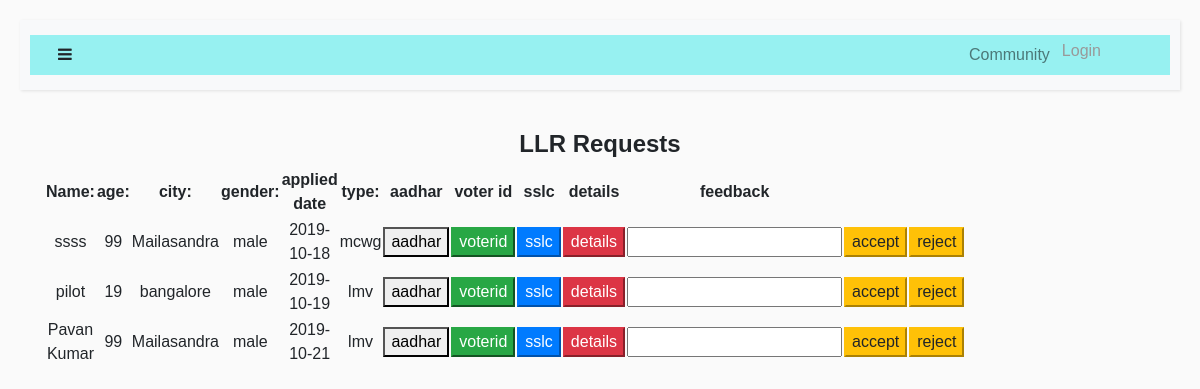
Before: /adminllr with the older database file.
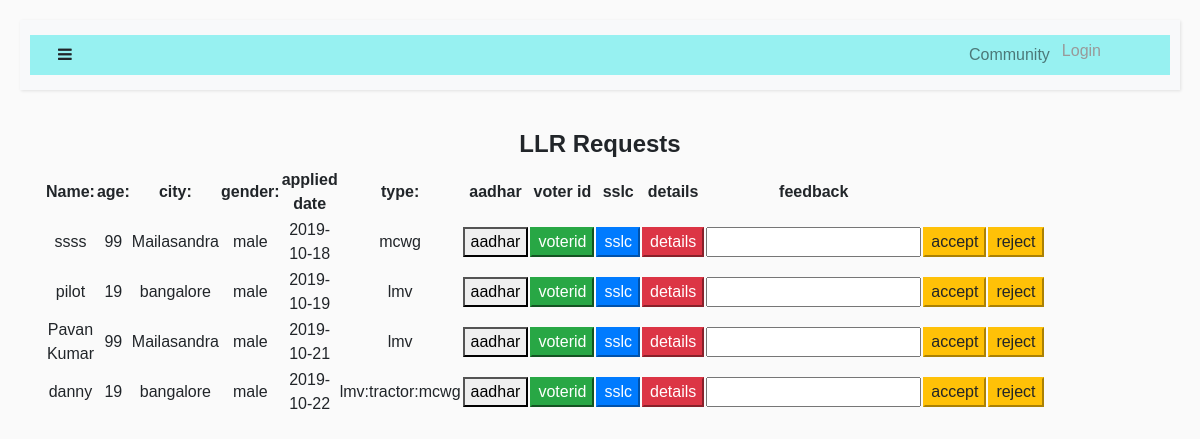
After: the same page with the newer database file.
### tables this page shows
CREATE TABLE "llr" (
	`id`	INTEGER NOT NULL PRIMARY KEY AUTOINCREMENT,
	`firstname`	TEXT,
	`lastname`	TEXT,
	`fathername`	TEXT,
	`email`	TEXT,
	`address`	TEXT,
	`pincode`	INTEGER,
	`city`	TEXT,
	`district`	TEXT,
	`state`	TEXT,
	`country`	TEXT,
	`dob`	TEXT,
	`age`	INTEGER,
	`gender`	TEXT,
	`phone`	INTEGER,
	`bloodgroup`	TEXT,
	`currentdate`	TEXT,
	`expirydate`	TEXT,
	`status`	TEXT,
	`type`	TEXT,
	`rto`	TEXT,
	`feedback`	TEXT
);

### login.py (the view)
@app.route('/adminllr',methods=['GET','POST'])
def adminllr():
    with sqlite3.connect('r.db') as con:
            cur=con.cursor()
            if(cur.execute("SELECT firstname,email,age,city,gender,currentdate,type FROM llr WHERE status=?",("pending",))):
                data=cur.fetchall()
                return render_template('adminllr.html',data=data)
            else:
                flash("error")
                return render_template('empdashboard.html')

### templates/adminllr.html
{% extends "layout.html" %}
{% block body %}
<center><h4><b>LLR Requests</b></h4></center>
{%if data%}
<div class="container">
    <div class="row">
<div class="col-md-8">
    <table>
        <tr>
            <th>Name:</th>
            <th>age:</th>
            <th>city:</th>
            <th>gender:</th>
            <th>applied date</th>
            <th>type:</th>
            <th>aadhar</th>
            <th>voter id</th>
            <th>sslc</th>
            <th>details</th>
            <th>feedback</th>
        </tr>
        {% for row in data %}
        <form method=post  action="/edit/{{ row[1] }}">
        <tr>
            <td>{{row[0]}}</td>
            <td>{{row[2]}}</td>
            <td>{{row[3]}}</td>
            <td>{{row[4]}}</td>
            <td>{{row[5]}}</td>
            <td>{{row[6]}}</td>
            <td><a href="/aadhar/{{ row[1] }}"><button type="button" class="btn-default">aadhar</button></a></td>
            <td><a href="/voterid/{{ row[1] }}"><button type="button" class="btn-success">voterid</button></a></td>
            <td><a href="/sslc/{{ row[1] }}"><button type="button" class="btn-primary">sslc</button></a></td>
            <td><a href="/details/{{ row[1] }}"><button type="button" class="btn-danger">details</button></a></td>
            <td><input type="text" name="feedback"></td>
            <td><input type="submit" name="action" class="btn-warning" value="accept"></td>
            <td><input type="submit" name="action" class="btn-warning" value="reject"></td>
        </tr>
    </form>
{% endfor %}
    </table>
</div>
</div>
{%else%}
<center>
    <br><br>
    <p> No requests for LLR</p>
</center>
        {%endif%}
{% endblock%}

### templates/layout.html (shortened to what this page needs)
<!doctype html>
<html lang="en">
<head>
  <link rel="stylesheet" href="{{ url_for('static',filename='styles/myform.css')}}" type="text/css">
  <link rel="stylesheet" href="https://stackpath.bootstrapcdn.com/bootstrap/4.3.1/css/bootstrap.min.css">
  <link rel="stylesheet" href="https://cdnjs.cloudflare.com/ajax/libs/malihu-custom-scrollbar-plugin/3.1.5/jquery.mCustomScrollbar.min.css">
  <link rel="stylesheet" href="https://stackpath.bootstrapcdn.com/bootstrap/4.3.1/css/bootstrap.min.css">
  <link href="https://stackpath.bootstrapcdn.com/bootstrap/4.3.1/css/bootstrap.min.css" rel="stylesheet">
  <link rel="stylesheet" href="https://stackpath.bootstrapcdn.com/font-awesome/4.7.0/css/font-awesome.min.css">
</head>
  <body class="text-center">
    {% include 'navbar.html' %}
    {% block body %}
    {% endblock %}
    </body>
    </html>

### templates/navbar.html (shortened to what this page needs)
<div class="wrapper">
  <div id="content">
      <nav class="navbar navbar-expand-lg navbar-light bg-light">
          <div class="container-fluid">
              <button type="button" id="sidebarCollapse" class="btn text-sidebar bg-turbo-yellow" color="black">
                  <i class="fa fa-bars"></i>
              </button>
              <div class="collapse navbar-collapse" id="navbarSupportedContent" >
                  <ul class="nav navbar-nav ml-auto">
                      <li class="nav-item">
                          <a class="nav-link" href="#">Community</a>
                      </li>
                      <div class="dropdown">
                           {% if session.get("email", None) == None %}
                        <button class="dropbtn">Login</button>
                                {% endif %}
                      </div>
                  </ul>
              </div>
          </div>
      </nav>

### templates/navbar.html (style rules this page uses)
.bg-turbo-yellow { background-color: $turbo-yellow; }
body { font-family: 'Poppins', sans-serif; background: #fafafa; }
a, a:hover, a:focus { color: inherit; text-decoration: none; transition: all 0.3s; }
.container-fluid { background: rgb(151, 241, 241); }
.navbar { padding: 15px 10px; background: rgb(136, 120, 120); border: none; border-radius: 0; margin-bottom: 40px; box-shadow: 1px 1px 3px rgba(0, 0, 0, 0.1); }
.text-sidebar { color: $text-sidebar; }
.wrapper { display: flex; width: 100%; align-items: stretch; }
#content { width: 100%; padding: 20px; min-height: 100vh; transition: all 0.3s; }
.dropbtn { background-color: rgb(151, 241, 241); color: #999; padding: 4px; font-size: 16px; border: none; }
.dropdown { position: relative; display: inline-block; margin-right: 50px; }

Changed rows visible on the page:
added llr: firstname "danny", age "19", city "bangalore", gender "male", currentdate "2019-10-22", type "lmv:tractor:mcwg"
